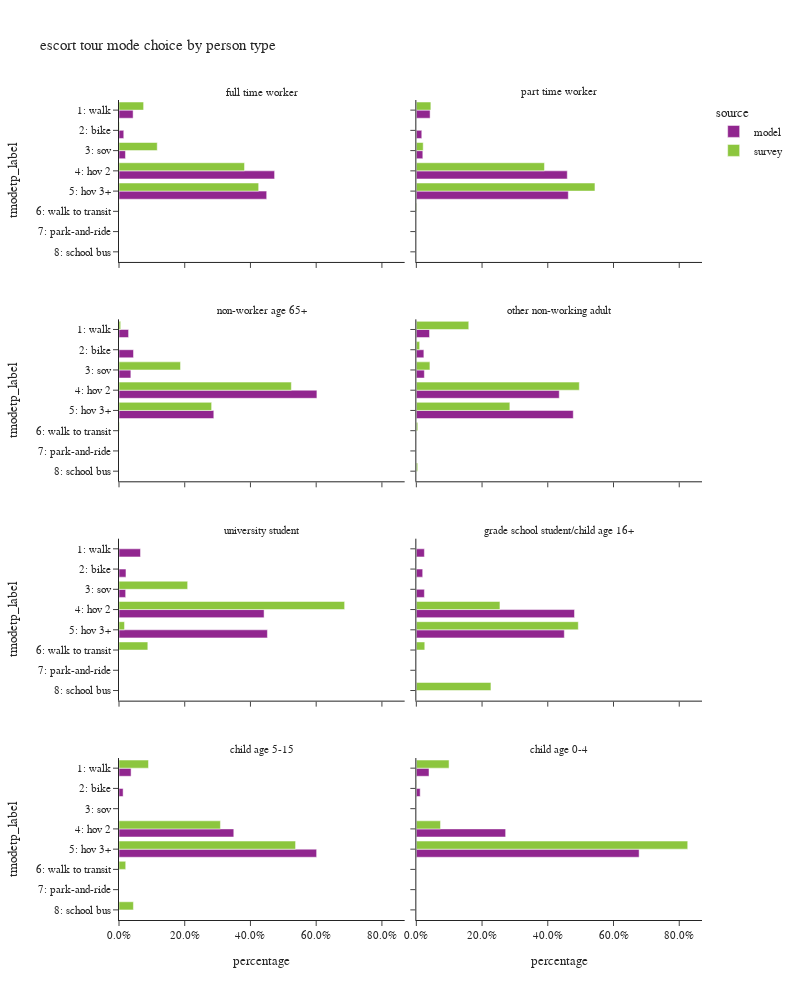

Notebook source saved alongside this figure:
### Code cell
plot_mode_choice(es_tour,"pptyp_label",
                 {"pptyp_label":["full time worker","part time worker","non-worker age 65+","other non-working adult",
                                 "university student","grade school student/child age 16+","child age 5-15","child age 0-4"],
                  "tmodetp_label":["1: walk","2: bike","3: sov","4: hov 2","5: hov 3+","6: walk to transit",
                                   "7: park-and-ride","8: school bus","9: other–survey only"]},
                 "person type",
                 2,1000)

### Figure 1 — Plotly figure (JSON) as saved in the notebook; plotly's stock layout.template omitted (floating-point values rounded to 4 significant figures)
{"data": [{"alignmentgroup": "True", "customdata": [[943], [319], [432], [10403], [9874]], "hovertemplate": "source=model<br>pptyp_label=full time worker<br>percentage=%{x}<br>tmodetp_label=%{y}<br>sample count=%{customdata[0]}<extra></extra>", "legendgroup": "model", "marker": {"color": "#91268F", "pattern": {"shape": ""}}, "name": "model", "offsetgroup": "model", "orientation": "h", "showlegend": true, "textposition": "auto", "type": "bar", "x": [0.04292, 0.01452, 0.01966, 0.4735, 0.4494], "xaxis": "x7", "y": ["1: walk", "2: bike", "3: sov", "4: hov 2", "5: hov 3+"], "yaxis": "y7"}, {"alignmentgroup": "True", "customdata": [[331], [131], [156], [3629], [3654]], "hovertemplate": "source=model<br>pptyp_label=part time worker<br>percentage=%{x}<br>tmodetp_label=%{y}<br>sample count=%{customdata[0]}<extra></extra>", "legendgroup": "model", "marker": {"color": "#91268F", "pattern": {"shape": ""}}, "name": "model", "offsetgroup": "model", "orientation": "h", "showlegend": false, "textposition": "auto", "type": "bar", "x": [0.04189, 0.01658, 0.01974, 0.4593, 0.4625], "xaxis": "x8", "y": ["1: walk", "2: bike", "3: sov", "4: hov 2", "5: hov 3+"], "yaxis": "y8"}, {"alignmentgroup": "True", "customdata": [[253], [383], [313], [5229], [2505]], "hovertemplate": "source=model<br>pptyp_label=non-worker age 65+<br>percentage=%{x}<br>tmodetp_label=%{y}<br>sample count=%{customdata[0]}<extra></extra>", "legendgroup": "model", "marker": {"color": "#91268F", "pattern": {"shape": ""}}, "name": "model", "offsetgroup": "model", "orientation": "h", "showlegend": false, "textposition": "auto", "type": "bar", "x": [0.02914, 0.04411, 0.03605, 0.6022, 0.2885], "xaxis": "x5", "y": ["1: walk", "2: bike", "3: sov", "4: hov 2", "5: hov 3+"], "yaxis": "y5"}, {"alignmentgroup": "True", "customdata": [[1052], [601], [640], [11388], [12505]], "hovertemplate": "source=model<br>pptyp_label=other non-working adult<br>percentage=%{x}<br>tmodetp_label=%{y}<br>sample count=%{customdata[0]}<extra></extra>", "legendgroup": "model", "marker": {"color": "#91268F", "pattern": {"shape": ""}}, "name": "model", "offsetgroup": "model", "orientation": "h", "showlegend": false, "textposition": "auto", "type": "bar", "x": [0.04017, 0.02295, 0.02444, 0.4349, 0.4775], "xaxis": "x6", "y": ["1: walk", "2: bike", "3: sov", "4: hov 2", "5: hov 3+"], "yaxis": "y6"}, {"alignmentgroup": "True", "customdata": [[142], [46], [44], [958], [980]], "hovertemplate": "source=model<br>pptyp_label=university student<br>percentage=%{x}<br>tmodetp_label=%{y}<br>sample count=%{customdata[0]}<extra></extra>", "legendgroup": "model", "marker": {"color": "#91268F", "pattern": {"shape": ""}}, "name": "model", "offsetgroup": "model", "orientation": "h", "showlegend": false, "textposition": "auto", "type": "bar", "x": [0.06544, 0.0212, 0.02028, 0.4415, 0.4516], "xaxis": "x3", "y": ["1: walk", "2: bike", "3: sov", "4: hov 2", "5: hov 3+"], "yaxis": "y3"}, {"alignmentgroup": "True", "customdata": [[19], [15], [19], [373], [349]], "hovertemplate": "source=model<br>pptyp_label=grade school student/child age 16+<br>percentage=%{x}<br>tmodetp_label=%{y}<br>sample count=%{customdata[0]}<extra></extra>", "legendgroup": "model", "marker": {"color": "#91268F", "pattern": {"shape": ""}}, "name": "model", "offsetgroup": "model", "orientation": "h", "showlegend": false, "textposition": "auto", "type": "bar", "x": [0.02452, 0.01935, 0.02452, 0.4813, 0.4503], "xaxis": "x4", "y": ["1: walk", "2: bike", "3: sov", "4: hov 2", "5: hov 3+"], "yaxis": "y4"}, {"alignmentgroup": "True", "customdata": [[162], [55], [1538], [2648]], "hovertemplate": "source=model<br>pptyp_label=child age 5-15<br>percentage=%{x}<br>tmodetp_label=%{y}<br>sample count=%{customdata[0]}<extra></extra>", "legendgroup": "model", "marker": {"color": "#91268F", "pattern": {"shape": ""}}, "name": "model", "offsetgroup": "model", "orientation": "h", "showlegend": false, "textposition": "auto", "type": "bar", "x": [0.03679, 0.01249, 0.3493, 0.6014], "xaxis": "x", "y": ["1: walk", "2: bike", "4: hov 2", "5: hov 3+"], "yaxis": "y"}, {"alignmentgroup": "True", "customdata": [[187], [57], [1318], [3288]], "hovertemplate": "source=model<br>pptyp_label=child age 0-4<br>percentage=%{x}<br>tmodetp_label=%{y}<br>sample count=%{customdata[0]}<extra></extra>", "legendgroup": "model", "marker": {"color": "#91268F", "pattern": {"shape": ""}}, "name": "model", "offsetgroup": "model", "orientation": "h", "showlegend": false, "textposition": "auto", "type": "bar", "x": [0.03856, 0.01175, 0.2718, 0.6779], "xaxis": "x2", "y": ["1: walk", "2: bike", "4: hov 2", "5: hov 3+"], "yaxis": "y2"}, {"alignmentgroup": "True", "customdata": [[41], [7], [26], [126], [81], [5]], "hovertemplate": "source=survey<br>pptyp_label=full time worker<br>percentage=%{x}<br>tmodetp_label=%{y}<br>sample count=%{customdata[0]}<extra></extra>", "legendgroup": "survey", "marker": {"color": "#8CC63E", "pattern": {"shape": ""}}, "name": "survey", "offsetgroup": "survey", "orientation": "h", "showlegend": true, "textposition": "auto", "type": "bar", "x": [0.07488, 0.001242, 0.1164, 0.382, 0.425, 0.0005518], "xaxis": "x7", "y": ["1: walk", "2: bike", "3: sov", "4: hov 2", "5: hov 3+", "6: walk to transit"], "yaxis": "y7"}, {"alignmentgroup": "True", "customdata": [[7], [3], [39], [34], [2]], "hovertemplate": "source=survey<br>pptyp_label=part time worker<br>percentage=%{x}<br>tmodetp_label=%{y}<br>sample count=%{customdata[0]}<extra></extra>", "legendgroup": "survey", "marker": {"color": "#8CC63E", "pattern": {"shape": ""}}, "name": "survey", "offsetgroup": "survey", "orientation": "h", "showlegend": false, "textposition": "auto", "type": "bar", "x": [0.04421, 0.0209, 0.3899, 0.5436, 0.001432], "xaxis": "x8", "y": ["1: walk", "3: sov", "4: hov 2", "5: hov 3+", "6: walk to transit"], "yaxis": "y8"}, {"alignmentgroup": "True", "customdata": [[5], [12], [40], [27], [1]], "hovertemplate": "source=survey<br>pptyp_label=non-worker age 65+<br>percentage=%{x}<br>tmodetp_label=%{y}<br>sample count=%{customdata[0]}<extra></extra>", "legendgroup": "survey", "marker": {"color": "#8CC63E", "pattern": {"shape": ""}}, "name": "survey", "offsetgroup": "survey", "orientation": "h", "showlegend": false, "textposition": "auto", "type": "bar", "x": [0.005102, 0.1872, 0.5244, 0.2819, 0.00139], "xaxis": "x5", "y": ["1: walk", "3: sov", "4: hov 2", "5: hov 3+", "6: walk to transit"], "yaxis": "y5"}, {"alignmentgroup": "True", "customdata": [[23], [2], [8], [74], [46], [1], [1]], "hovertemplate": "source=survey<br>pptyp_label=other non-working adult<br>percentage=%{x}<br>tmodetp_label=%{y}<br>sample count=%{customdata[0]}<extra></extra>", "legendgroup": "survey", "marker": {"color": "#8CC63E", "pattern": {"shape": ""}}, "name": "survey", "offsetgroup": "survey", "orientation": "h", "showlegend": false, "textposition": "auto", "type": "bar", "x": [0.1595, 0.01014, 0.04132, 0.4959, 0.2846, 0.004379, 0.004128], "xaxis": "x6", "y": ["1: walk", "2: bike", "3: sov", "4: hov 2", "5: hov 3+", "6: walk to transit", "8: school bus"], "yaxis": "y6"}, {"alignmentgroup": "True", "customdata": [[1], [10], [1], [1]], "hovertemplate": "source=survey<br>pptyp_label=university student<br>percentage=%{x}<br>tmodetp_label=%{y}<br>sample count=%{customdata[0]}<extra></extra>", "legendgroup": "survey", "marker": {"color": "#8CC63E", "pattern": {"shape": ""}}, "name": "survey", "offsetgroup": "survey", "orientation": "h", "showlegend": false, "textposition": "auto", "type": "bar", "x": [0.2089, 0.6866, 0.01681, 0.08769], "xaxis": "x3", "y": ["3: sov", "4: hov 2", "5: hov 3+", "6: walk to transit"], "yaxis": "y3"}, {"alignmentgroup": "True", "customdata": [[2], [4], [1], [1]], "hovertemplate": "source=survey<br>pptyp_label=grade school student/child age 16+<br>percentage=%{x}<br>tmodetp_label=%{y}<br>sample count=%{customdata[0]}<extra></extra>", "legendgroup": "survey", "marker": {"color": "#8CC63E", "pattern": {"shape": ""}}, "name": "survey", "offsetgroup": "survey", "orientation": "h", "showlegend": false, "textposition": "auto", "type": "bar", "x": [0.2544, 0.4929, 0.02569, 0.227], "xaxis": "x4", "y": ["4: hov 2", "5: hov 3+", "6: walk to transit", "8: school bus"], "yaxis": "y4"}, {"alignmentgroup": "True", "customdata": [[5], [11], [41], [2], [4]], "hovertemplate": "source=survey<br>pptyp_label=child age 5-15<br>percentage=%{x}<br>tmodetp_label=%{y}<br>sample count=%{customdata[0]}<extra></extra>", "legendgroup": "survey", "marker": {"color": "#8CC63E", "pattern": {"shape": ""}}, "name": "survey", "offsetgroup": "survey", "orientation": "h", "showlegend": false, "textposition": "auto", "type": "bar", "x": [0.08976, 0.3086, 0.5373, 0.02043, 0.04389], "xaxis": "x", "y": ["1: walk", "4: hov 2", "5: hov 3+", "6: walk to transit", "8: school bus"], "yaxis": "y"}, {"alignmentgroup": "True", "customdata": [[7], [1], [8], [32]], "hovertemplate": "source=survey<br>pptyp_label=child age 0-4<br>percentage=%{x}<br>tmodetp_label=%{y}<br>sample count=%{customdata[0]}<extra></extra>", "legendgroup": "survey", "marker": {"color": "#8CC63E", "pattern": {"shape": ""}}, "name": "survey", "offsetgroup": "survey", "orientation": "h", "showlegend": false, "textposition": "auto", "type": "bar", "x": [0.0996, 0.001008, 0.0736, 0.8258], "xaxis": "x2", "y": ["1: walk", "2: bike", "4: hov 2", "5: hov 3+"], "yaxis": "y2"}], "layout": {"annotations": [{"font": {}, "showarrow": false, "text": "child age 5-15", "x": 0.245, "xanchor": "center", "xref": "paper", "y": 0.1975, "yanchor": "bottom", "yref": "paper"}, {"font": {}, "showarrow": false, "text": "child age 0-4", "x": 0.755, "xanchor": "center", "xref": "paper", "y": 0.1975, "yanchor": "bottom", "yref": "paper"}, {"font": {}, "showarrow": false, "text": "university student", "x": 0.245, "xanchor": "center", "xref": "paper", "y": 0.465, "yanchor": "bottom", "yref": "paper"}, {"font": {}, "showarrow": false, "text": "grade school student/child age 16+", "x": 0.755, "xanchor": "center", "xref": "paper", "y": 0.465, "yanchor": "bottom", "yref": "paper"}, {"font": {}, "showarrow": false, "text": "non-worker age 65+", "x": 0.245, "xanchor": "center", "xref": "paper", "y": 0.7325, "yanchor": "bottom", "yref": "paper"}, {"font": {}, "showarrow": false, "text": "other non-working adult", "x": 0.755, "xanchor": "center", "xref": "paper", "y": 0.7325, "yanchor": "bottom", "yref": "paper"}, {"font": {}, "showarrow": false, "text": "full time worker", "x": 0.245, "xanchor": "center", "xref": "paper", "y": 1.0, "yanchor": "bottom", "yref": "paper"}, {"font": {}, "showarrow": false, "text": "part time worker", "x": 0.755, "xanchor": "center", "xref": "paper", "y": 1.0, "yanchor": "bottom", "yref": "paper"}], "barmode": "group", "height": 1000, "legend": {"title": {"text": "source"}, "tracegroupgap": 0}, "title": {"text": "escort tour mode choice by person type"}, "width": 800, "xaxis": {"anchor": "y", "domain": [0.0, 0.49], "tickformat": ".1%", "title": {"text": "percentage"}}, "xaxis2": {"anchor": "y2", "domain": [0.51, 1.0], "matches": "x", "tickformat": ".1%", "title": {"text": "percentage"}}, "xaxis3": {"anchor": "y3", "domain": [0.0, 0.49], "matches": "x", "showticklabels": false, "tickformat": ".1%"}, "xaxis4": {"anchor": "y4", "domain": [0.51, 1.0], "matches": "x", "showticklabels": false, "tickformat": ".1%"}, "xaxis5": {"anchor": "y5", "domain": [0.0, 0.49], "matches": "x", "showticklabels": false, "tickformat": ".1%"}, "xaxis6": {"anchor": "y6", "domain": [0.51, 1.0], "matches": "x", "showticklabels": false, "tickformat": ".1%"}, "xaxis7": {"anchor": "y7", "domain": [0.0, 0.49], "matches": "x", "showticklabels": false, "tickformat": ".1%"}, "xaxis8": {"anchor": "y8", "domain": [0.51, 1.0], "matches": "x", "showticklabels": false, "tickformat": ".1%"}, "yaxis": {"anchor": "x", "categoryarray": ["9: other–survey only", "8: school bus", "7: park-and-ride", "6: walk to transit", "5: hov 3+", "4: hov 2", "3: sov", "2: bike", "1: walk"], "categoryorder": "array", "domain": [0.0, 0.1975], "title": {"text": "tmodetp_label"}}, "yaxis2": {"anchor": "x2", "domain": [0.0, 0.1975], "matches": "y", "showticklabels": false}, "yaxis3": {"anchor": "x3", "categoryarray": ["9: other–survey only", "8: school bus", "7: park-and-ride", "6: walk to transit", "5: hov 3+", "4: hov 2", "3: sov", "2: bike", "1: walk"], "categoryorder": "array", "domain": [0.2675, 0.465], "matches": "y", "title": {"text": "tmodetp_label"}}, "yaxis4": {"anchor": "x4", "domain": [0.2675, 0.465], "matches": "y", "showticklabels": false}, "yaxis5": {"anchor": "x5", "categoryarray": ["9: other–survey only", "8: school bus", "7: park-and-ride", "6: walk to transit", "5: hov 3+", "4: hov 2", "3: sov", "2: bike", "1: walk"], "categoryorder": "array", "domain": [0.535, 0.7325], "matches": "y", "title": {"text": "tmodetp_label"}}, "yaxis6": {"anchor": "x6", "domain": [0.535, 0.7325], "matches": "y", "showticklabels": false}, "yaxis7": {"anchor": "x7", "categoryarray": ["9: other–survey only", "8: school bus", "7: park-and-ride", "6: walk to transit", "5: hov 3+", "4: hov 2", "3: sov", "2: bike", "1: walk"], "categoryorder": "array", "domain": [0.8025, 1.0], "matches": "y", "title": {"text": "tmodetp_label"}}, "yaxis8": {"anchor": "x8", "domain": [0.8025, 1.0], "matches": "y", "showticklabels": false}}}
